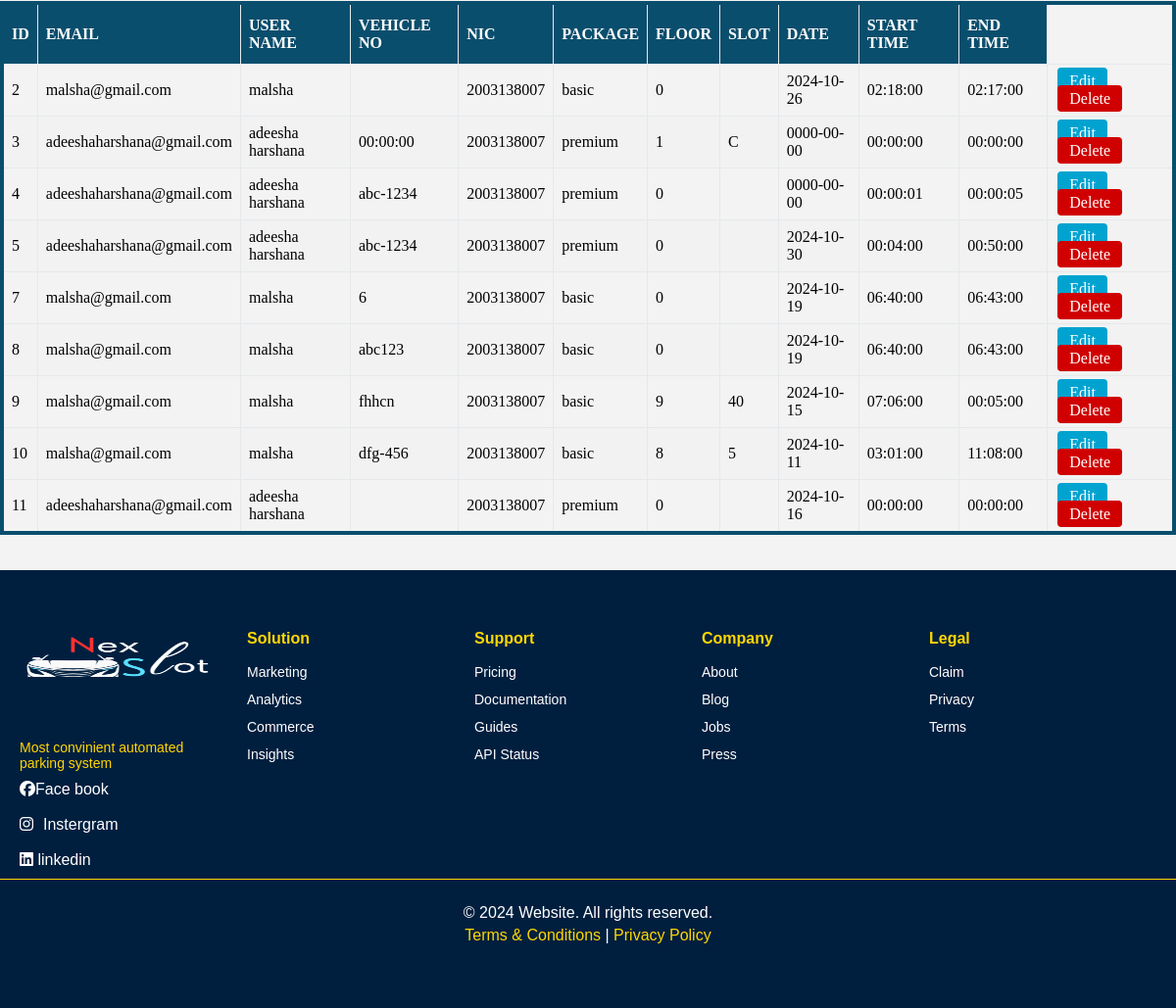
/adminReservation.php (lower part), run on an earlier commit of the app's database.
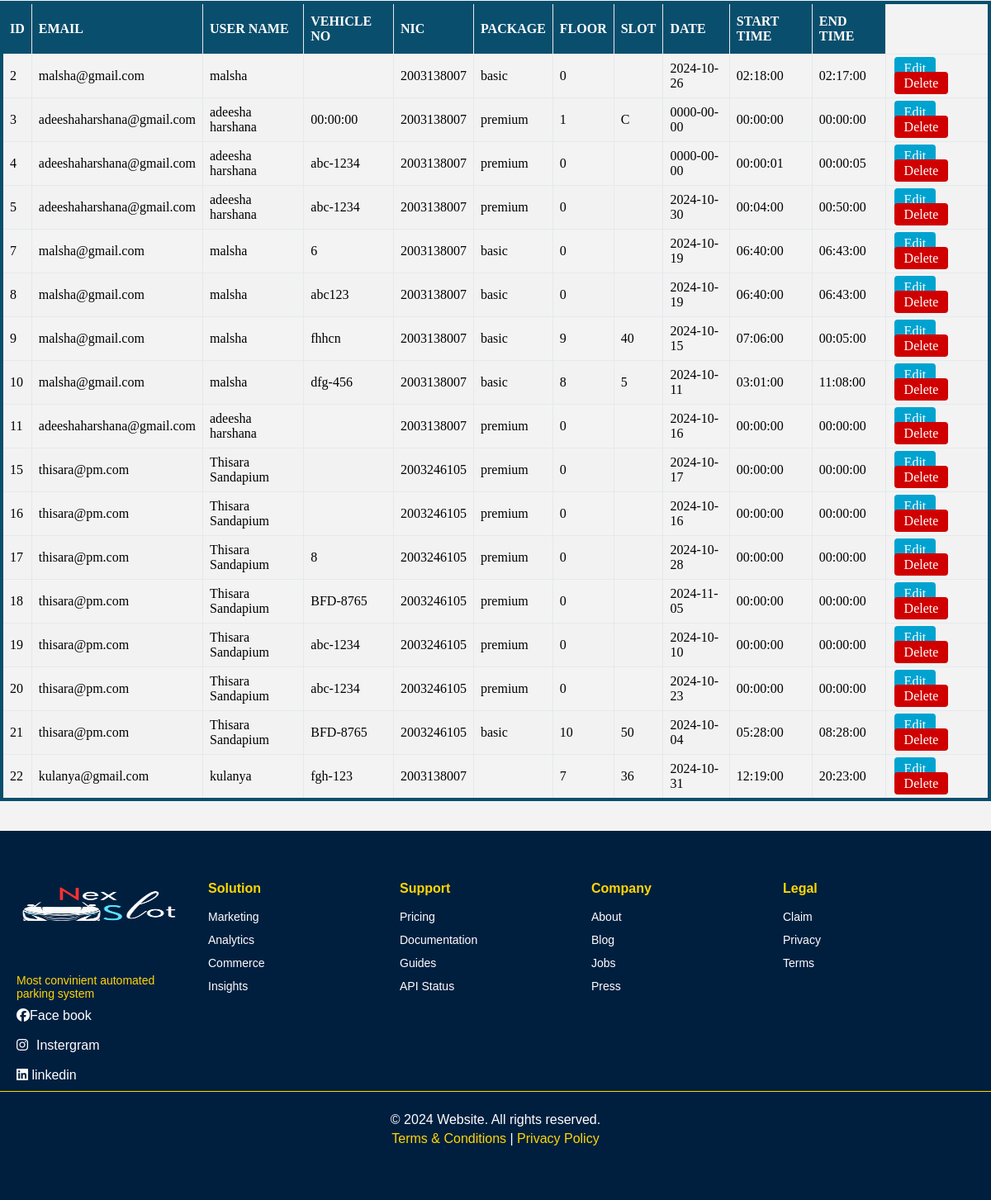
And on a later commit of the database.
### tables this page shows
CREATE TABLE `reservation` (
  `email` varchar(32) NOT NULL,
  `username` varchar(32) NOT NULL,
  `nic` varchar(10) NOT NULL,
  `license_number` varchar(10) NOT NULL,
  `vehicle` varchar(10) NOT NULL,
  `floor` int(11) NOT NULL,
  `slot` varchar(10) NOT NULL,
  `package` varchar(10) NOT NULL,
  `date` date NOT NULL,
  `start_time` time NOT NULL,
  `end_time` time NOT NULL,
  `reservationID` int(32) NOT NULL
);

### adminReservation.php (the view, shortened to what this page needs)
<?php
    if(!isset($_SESSION["submit"])){
        include("loginHeader.php");
    }
    else{
        include("header.php");
    }
    require_once 'database.php';
?>
<!DOCTYPE html>
<html lang="en">
<head>
    <link rel="stylesheet" href="style\adminUser.css">
</head>
<body>
    <div class="container" id="table-container">
    <br>
    <table class="table">
        <thead>
            <tr>
                <th>ID</th>
                <th>EMAIL</th>
                <th>USER NAME</th>
                <th>VEHICLE NO</th>
                <th>NIC</th>
                <th>PACKAGE</th>
                <th>FLOOR</th>
                <th>SLOT</th>
                <th>DATE</th>
                <th>START TIME</th>
                <th>END TIME</th>
            </tr>
        </thead>
        <tbody>
        <?php
        $query = "SELECT * FROM reservation";
        $query_run = mysqli_query($conn, $query);
        if (mysqli_num_rows($query_run) > 0) {
            while ($row = mysqli_fetch_assoc($query_run)) {
                ?>
                <tr>
                    <td><?php echo $row['reservationID']; ?></td>
                    <td><?php echo $row['email']; ?></td>
                    <td><?php echo $row['username']; ?></td>
                    <td><?php echo $row['vehicle']; ?></td>
                    <td><?php echo $row['nic']; ?></td>
                    <td><?php echo $row['package']; ?></td>
                    <td><?php echo $row['floor']; ?></td>
                    <td><?php echo $row['slot']; ?></td>
                    <td><?php echo $row['date']; ?></td>
                    <td><?php echo $row['start_time']; ?></td>
                    <td><?php echo $row['end_time']; ?></td>
                    <td>
                    <a class='button' id='btn1' href='viewReservationPremium.php?edit_id=<?php echo $row['reservationID']; ?>'>Edit</a>
                        <a class='button' id='btn2' href='viewReservationPremium.php?delete_id=<?php echo $row['reservationID']; ?>' onclick="return confirm('Are you sure you want to delete this admin?');">Delete</a>
                    </td>
                </tr>
                <?php
            }
        } else {
            echo "<tr><td colspan='8'>No record found</td></tr>";
        }
        ?>
        </tbody>
    </table>
</div>
<br><br>
</body>
</html>
<?php include 'footer.php'; ?>

What changed in the data, as far as the page shows it:
added reservation: reservationID "15", email "thisara@pm.com", username "Thisara Sandapium", nic "2003246105", package "premium", floor "0", date "2024-10-17", start_time "00:00:00", end_time "00:00:00"
added reservation: reservationID "16", email "thisara@pm.com", username "Thisara Sandapium", nic "2003246105", package "premium", floor "0", date "2024-10-16", start_time "00:00:00", end_time "00:00:00"
added reservation: reservationID "17", email "thisara@pm.com", username "Thisara Sandapium", vehicle "8", nic "2003246105", package "premium", floor "0", date "2024-10-28", start_time "00:00:00", end_time "00:00:00"
added reservation: reservationID "18", email "thisara@pm.com", username "Thisara Sandapium", vehicle "BFD-8765", nic "2003246105", package "premium", floor "0", date "2024-11-05", start_time "00:00:00", end_time "00:00:00"
added reservation: reservationID "19", email "thisara@pm.com", username "Thisara Sandapium", vehicle "abc-1234", nic "2003246105", package "premium", floor "0", date "2024-10-10", start_time "00:00:00", end_time "00:00:00"
added reservation: reservationID "20", email "thisara@pm.com", username "Thisara Sandapium", vehicle "abc-1234", nic "2003246105", package "premium", floor "0", date "2024-10-23", start_time "00:00:00", end_time "00:00:00"
added reservation: reservationID "21", email "thisara@pm.com", username "Thisara Sandapium", vehicle "BFD-8765", nic "2003246105", package "basic", floor "10", slot "50", date "2024-10-04", start_time "05:28:00", end_time "08:28:00"
added reservation: reservationID "22", email "kulanya@gmail.com", username "kulanya", vehicle "fgh-123", nic "2003138007", floor "7", slot "36", date "2024-10-31", start_time "12:19:00", end_time "20:23:00"
